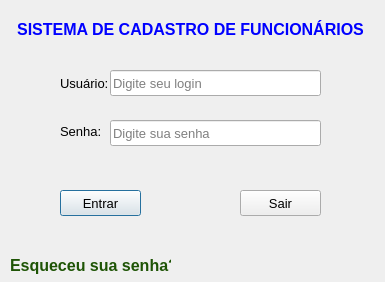
<?xml version="1.0" encoding="UTF-8"?>
<ui version="4.0">
 <class>login</class>
 <widget class="QDialog" name="login">
  <property name="geometry">
   <rect>
    <x>0</x>
    <y>0</y>
    <width>385</width>
    <height>282</height>
   </rect>
  </property>
  <property name="windowTitle">
   <string>Login</string>
  </property>
  <widget class="QLabel" name="label">
   <property name="geometry">
    <rect>
     <x>0</x>
     <y>20</y>
     <width>381</width>
     <height>20</height>
    </rect>
   </property>
   <property name="font">
    <font>
     <family>Arial</family>
     <pointsize>10</pointsize>
    </font>
   </property>
   <property name="text">
    <string>&lt;html&gt;&lt;head/&gt;&lt;body&gt;&lt;p align=&quot;center&quot;&gt;&lt;span style=&quot; font-size:12pt; font-weight:700; color:#0000ff;&quot;&gt;SISTEMA DE CADASTRO DE FUNCIONÁRIOS&lt;/span&gt;&lt;/p&gt;&lt;/body&gt;&lt;/html&gt;</string>
   </property>
  </widget>
  <widget class="QLabel" name="lbl_user">
   <property name="geometry">
    <rect>
     <x>60</x>
     <y>75</y>
     <width>49</width>
     <height>16</height>
    </rect>
   </property>
   <property name="font">
    <font>
     <family>Arial</family>
     <pointsize>10</pointsize>
    </font>
   </property>
   <property name="styleSheet">
    <string notr="true"/>
   </property>
   <property name="text">
    <string>Usuário:</string>
   </property>
  </widget>
  <widget class="QLabel" name="lbl_pwd">
   <property name="geometry">
    <rect>
     <x>60</x>
     <y>121</y>
     <width>41</width>
     <height>20</height>
    </rect>
   </property>
   <property name="font">
    <font>
     <family>Arial</family>
     <pointsize>10</pointsize>
    </font>
   </property>
   <property name="text">
    <string>Senha:</string>
   </property>
  </widget>
  <widget class="QLabel" name="lbl_msg">
   <property name="geometry">
    <rect>
     <x>10</x>
     <y>250</y>
     <width>161</width>
     <height>31</height>
    </rect>
   </property>
   <property name="font">
    <font>
     <family>Arial</family>
     <pointsize>10</pointsize>
    </font>
   </property>
   <property name="text">
    <string>&lt;html&gt;&lt;head/&gt;&lt;body&gt;&lt;p align=&quot;center&quot;&gt;&lt;span style=&quot; font-size:12pt; font-weight:700; color:#1e5405;&quot;&gt;Esqueceu sua senha?&lt;/span&gt;&lt;/p&gt;&lt;/body&gt;&lt;/html&gt;</string>
   </property>
  </widget>
  <widget class="QLineEdit" name="edt_user">
   <property name="geometry">
    <rect>
     <x>110</x>
     <y>70</y>
     <width>211</width>
     <height>26</height>
    </rect>
   </property>
   <property name="font">
    <font>
     <family>Arial</family>
     <pointsize>10</pointsize>
    </font>
   </property>
   <property name="placeholderText">
    <string>Digite seu login</string>
   </property>
  </widget>
  <widget class="QLineEdit" name="edt_pwd">
   <property name="geometry">
    <rect>
     <x>110</x>
     <y>120</y>
     <width>211</width>
     <height>26</height>
    </rect>
   </property>
   <property name="font">
    <font>
     <family>Arial</family>
     <pointsize>10</pointsize>
    </font>
   </property>
   <property name="text">
    <string/>
   </property>
   <property name="echoMode">
    <enum>QLineEdit::EchoMode::Password</enum>
   </property>
   <property name="placeholderText">
    <string>Digite sua senha</string>
   </property>
  </widget>
  <widget class="QPushButton" name="btn_entrar">
   <property name="geometry">
    <rect>
     <x>60</x>
     <y>190</y>
     <width>81</width>
     <height>26</height>
    </rect>
   </property>
   <property name="font">
    <font>
     <family>Arial</family>
     <pointsize>10</pointsize>
    </font>
   </property>
   <property name="text">
    <string>Entrar</string>
   </property>
  </widget>
  <widget class="QPushButton" name="btn_sair">
   <property name="geometry">
    <rect>
     <x>240</x>
     <y>190</y>
     <width>81</width>
     <height>26</height>
    </rect>
   </property>
   <property name="font">
    <font>
     <family>Arial</family>
     <pointsize>10</pointsize>
    </font>
   </property>
   <property name="text">
    <string>Sair</string>
   </property>
  </widget>
 </widget>
 <connections/>
</ui>
